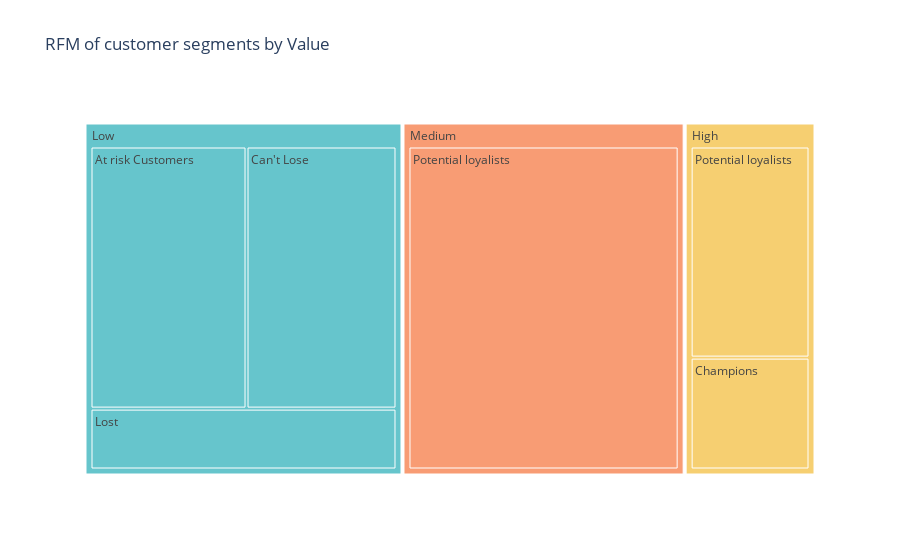

Notebook code cell kept with this figure:
### Code cell
fig_tree_map.show()

### Figure 1 — Plotly figure (JSON) as saved in the notebook; plotly's stock layout.template omitted (floating-point values rounded to 4 significant figures)
{"data": [{"branchvalues": "total", "customdata": [["Low"], ["High"], ["Low"], ["Medium"], ["High"], ["Medium"], ["High"], ["Medium"], ["Low"], ["Medium"], ["Low"], ["High"], ["Low"], ["Medium"], ["High"], ["Low"], ["Medium"], ["High"]], "domain": {"x": [0, 1], "y": [0, 1]}, "hovertemplate": "labels=%{label}<br>Count=%{value}<br>parent=%{parent}<br>id=%{id}<br>Segment=%{customdata[0]}<extra></extra>", "ids": ["Low/Can't Lose", "High/Can't Lose", "Low/Potential loyalists", "Medium/Potential loyalists", "High/Potential loyalists", "Medium/At risk Customers", "High/At risk Customers", "Medium/Can't Lose", "Low/Champions", "Medium/Champions", "Low/At risk Customers", "High/Champions", "Low/Lost", "Medium/Lost", "High/Lost", "Low", "Medium", "High"], "labels": ["Can't Lose", "Can't Lose", "Potential loyalists", "Potential loyalists", "Potential loyalists", "At risk Customers", "At risk Customers", "Can't Lose", "Champions", "Champions", "At risk Customers", "Champions", "Lost", "Lost", "Lost", "Low", "Medium", "High"], "marker": {"colors": ["rgb(102, 197, 204)", "rgb(246, 207, 113)", "rgb(102, 197, 204)", "rgb(248, 156, 116)", "rgb(246, 207, 113)", "rgb(248, 156, 116)", "rgb(246, 207, 113)", "rgb(248, 156, 116)", "rgb(102, 197, 204)", "rgb(248, 156, 116)", "rgb(102, 197, 204)", "rgb(246, 207, 113)", "rgb(102, 197, 204)", "rgb(248, 156, 116)", "rgb(246, 207, 113)", "rgb(102, 197, 204)", "rgb(248, 156, 116)", "rgb(246, 207, 113)"]}, "name": "", "parents": ["Low", "High", "Low", "Medium", "High", "Medium", "High", "Medium", "Low", "Medium", "Low", "High", "Low", "Medium", "High", "", "", ""], "type": "treemap", "values": [173, 0, 0, 386, 117, 0, 0, 0, 0, 0, 180, 62, 82, 0, 0, 435, 386, 179]}], "layout": {"legend": {"tracegroupgap": 0}, "title": {"text": "RFM of customer segments by Value"}, "treemapcolorway": ["rgb(102, 197, 204)", "rgb(246, 207, 113)", "rgb(248, 156, 116)", "rgb(220, 176, 242)", "rgb(135, 197, 95)", "rgb(158, 185, 243)", "rgb(254, 136, 177)", "rgb(201, 219, 116)", "rgb(139, 224, 164)", "rgb(180, 151, 231)", "rgb(179, 179, 179)"]}}
